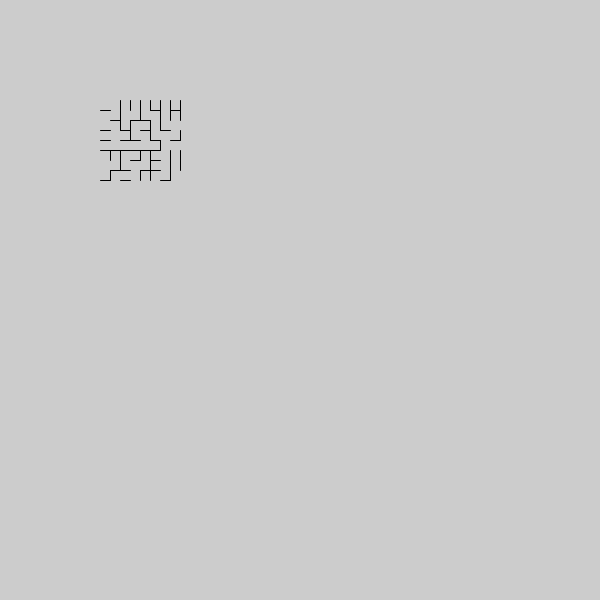
Frame 1 (no input)
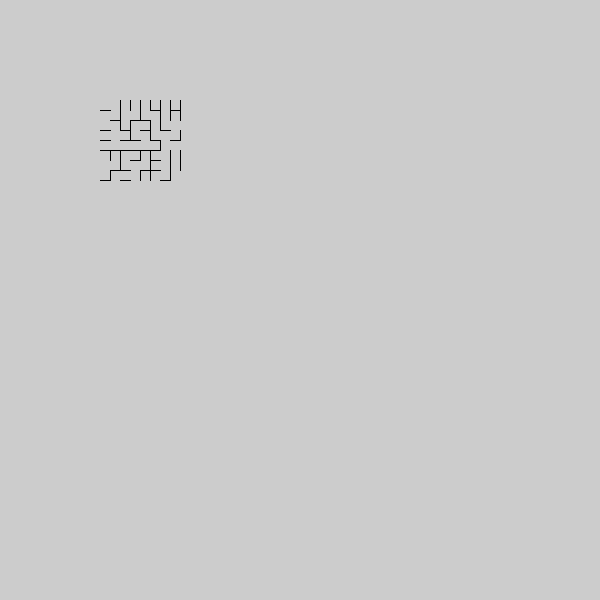
Frame 60 (the mouse pressed at the canvas centre just before this capture)
Frame 120 (the mouse held since frame 60 and released just before this capture): identical to frame 60, image omitted

The Processing sketch that drew these frames (run headless with seeded random() and noise(); from frame 60 on, the mouse is pressed at the canvas centre):

// Processing sketch: InfiniteMaze3
// ── InfiniteMaze3.pde
import java.util.Random;
import java.util.Collections;
final long seed = 112l;
Random rand = new Random(seed);
final int BIG_MAZE = 16;
final int SMALL_MAZE = 8;
final int CELL_SIZE = 10;
final int OFFSET = (BIG_MAZE - SMALL_MAZE)/2;
int[][] cells = new int[BIG_MAZE][BIG_MAZE];
//int[][] cells2 = new int[BIG_MAZE][BIG_MAZE];
boolean[][] hwalls = new boolean[BIG_MAZE][BIG_MAZE];
boolean[][] hwalls2 = new boolean[BIG_MAZE][BIG_MAZE];
boolean[][] vwalls = new boolean[BIG_MAZE][BIG_MAZE];
boolean[][] vwalls2 = new boolean[BIG_MAZE][BIG_MAZE];

//True is no wall present
//False is wall present
ArrayList<Integer> walls = new ArrayList<Integer>(BIG_MAZE*(BIG_MAZE-1)*2);
//even numbers are horizontal walls, odd numbers are vertical
//divide by two and then use the number to find the cells 
//and wall in the array
//every cell has the same indexes as the wall to the right and the wall below
enum Direction {
  DOWN(0, 1), UP(0, -1), LEFT(-1, 0), RIGHT(1, 0);
  final int x;
  final int y;
  private Direction(int x_, int y_) {
    x = x_;
    y = y_;
  }
}

void setup() {
  frameRate(10);
  for (int x = 0; x < BIG_MAZE; x++) {
    for (int y = 0; y < BIG_MAZE; y++) {
      cells[x][y] = x+y*BIG_MAZE;
    }
  }
  for (int x = 0; x < BIG_MAZE; x++) {
    for (int y = 0; y < BIG_MAZE; y++) {
      hwalls[x][y] = false;
      if (y < BIG_MAZE-1) {
        walls.add((y*BIG_MAZE+x) * 2);
      }
      vwalls[x][y] = false;
      if (x < BIG_MAZE-1) {
        walls.add((y*BIG_MAZE+x) * 2+1 );
      }
    }
  }
  //print(walls.size());
  Collections.shuffle(walls, rand);
  for (int i = 0; i < walls.size(); i++) {
    int x = getX(walls.get(i));
    int y = getY(walls.get(i));
    if ((walls.get(i) & 1) == 0) {
      if (!sameSet(x, y, x, y+1)) {
        hwalls[getX(walls.get(i))][getY(walls.get(i))] = true;
        join(x, y, x, y+1);
      }
    } else {
      if (!sameSet(x, y, x+1, y)) {
        vwalls[getX(walls.get(i))][getY(walls.get(i))] = true;
        join(x, y, x+1, y);
      }
    }
  }
  walls.clear();
  for (int x = 0; x < BIG_MAZE; x++) {
    for (int y = 0; y < OFFSET; y++) {
      walls.add((x+y*BIG_MAZE)*2);
      if (x < BIG_MAZE-1) {
        walls.add((x+y*BIG_MAZE)*2+1);
      }
    }
  }
  for (int x = 0; x < BIG_MAZE; x++) {
    for (int y = OFFSET+SMALL_MAZE; y < BIG_MAZE; y++) {
      if (y < BIG_MAZE-1) {
        walls.add((x+y*BIG_MAZE)*2);
      }
      if (x < BIG_MAZE-1) {
        walls.add((x+y*BIG_MAZE)*2+1);
      }
    }
  }
  for (int x = 0; x < OFFSET; x++) {
    for (int y = OFFSET; y < OFFSET+SMALL_MAZE; y++) {
      walls.add((x+y*BIG_MAZE)*2);
      walls.add((x+y*BIG_MAZE)*2+1);
    }
  }
  for (int x = OFFSET+SMALL_MAZE; x < BIG_MAZE; x++) {
    for (int y = OFFSET; y < OFFSET+SMALL_MAZE; y++) {
      walls.add((x+y*BIG_MAZE)*2);
      if (x < BIG_MAZE-1) {
        walls.add((x+y*BIG_MAZE)*2+1);
      }
    }
  }
  print(OFFSET);
  size(600, 600);
  noFill();
}
int xoff = 100;
int yoff = 100;
void draw() {

  //background(255);
  //move(Direction.DOWN);
  display();
}
void keyPressed() {
  if (key == CODED) {
    if (keyCode == RIGHT) {
      move(Direction.LEFT);
      xoff+=CELL_SIZE;
    }
    if (keyCode == LEFT) {
      move(Direction.RIGHT);
      xoff-=CELL_SIZE;
    }
    if (keyCode == UP) {
      move(Direction.DOWN);
      yoff-=CELL_SIZE;
    }
    if (keyCode == DOWN) {
      move(Direction.UP);
      yoff+=CELL_SIZE;
    }
  }
}
void displaybig() {
  translate(xoff, yoff);
  noStroke();
  fill(200, 200, 255);
  square(OFFSET*CELL_SIZE, OFFSET*CELL_SIZE, SMALL_MAZE*CELL_SIZE);
  stroke(0);
  noFill();
  for (int x = 0; x < BIG_MAZE; x++) {
    for (int y = 0; y < BIG_MAZE-1; y++) {
      if (!hwalls[x][y]) {
        line(x*CELL_SIZE, y*CELL_SIZE+CELL_SIZE, x * CELL_SIZE+CELL_SIZE, y*CELL_SIZE+CELL_SIZE);
      }
    }
  }
  for (int x = 0; x < BIG_MAZE-1; x++) {
    for (int y = 0; y < BIG_MAZE; y++) {
      if (!vwalls[x][y]) {
        line(x*CELL_SIZE+CELL_SIZE, y*CELL_SIZE, x * CELL_SIZE+CELL_SIZE, y*CELL_SIZE+CELL_SIZE);
      }
    }
  }
}
void display() {
  translate(xoff, yoff);
  for (int x = 0; x < SMALL_MAZE; x++) {
    for (int y = 0; y < SMALL_MAZE; y++) {
      if (!hwalls[x+OFFSET][y+OFFSET]) {
        line(x*CELL_SIZE, y*CELL_SIZE+CELL_SIZE, x * CELL_SIZE+CELL_SIZE, y*CELL_SIZE+CELL_SIZE);
      }
      if (!vwalls[x+OFFSET][y+OFFSET]) {
        line(x*CELL_SIZE+CELL_SIZE, y*CELL_SIZE, x * CELL_SIZE+CELL_SIZE, y*CELL_SIZE+CELL_SIZE);
      }
    }
  }
}
int getX(int a) {
  return (a >> 1)%BIG_MAZE;
}
int getY(int a) {
  return (a >> 1)/BIG_MAZE;
}
int getRoot(int x, int y) {
  if (cells[x][y] == x+y*BIG_MAZE) {
    return cells[x][y];
  } else {
    int result = getRoot(cells[x][y]%BIG_MAZE, cells[x][y]/BIG_MAZE);
    cells[x][y] = result;
    return result;
  }
}
void join(int x1, int y1, int x2, int y2) {
  int r1 = getRoot(x1, y1);
  cells[r1%BIG_MAZE][r1/BIG_MAZE] = x2 + y2*BIG_MAZE;
}
boolean sameSet(int x1, int y1, int x2, int y2) {
  return getRoot(x1, y1) == getRoot(x2, y2);
}
void move(Direction d) {

  for (int x = OFFSET; x < SMALL_MAZE+OFFSET; x++) {
    for (int y = OFFSET; y < SMALL_MAZE+OFFSET; y++) {
      hwalls2[x][y] = hwalls[(x-d.x)][(y-d.y)]; 
      vwalls2[x][y] = vwalls[(x-d.x)][(y-d.y)];
    }
  }
  Collections.shuffle(walls, rand);
  for (int x = 0; x < BIG_MAZE; x++) {
    for (int y = 0; y < BIG_MAZE; y++) {
      cells[x][y] = x+y*BIG_MAZE;
      hwalls[x][y] = false;
      vwalls[x][y] = false;
    }
  }
  for (int x = OFFSET; x < SMALL_MAZE+OFFSET; x++) {
    for (int y = OFFSET; y < SMALL_MAZE+OFFSET; y++) {
      if (hwalls2[x][y]&&!sameSet(x, y, x, y+1)) {
        join(x, y, x, y+1);
      }
      if (vwalls2[x][y]&&!sameSet(x, y, x+1, y)) {
        join(x, y, x+1, y);
      }
    }
  }
  for (int i = 0; i < walls.size(); i++) {
    int x = getX(walls.get(i));
    int y = getY(walls.get(i));
    if ((walls.get(i) & 1) == 0) {
      if (!sameSet(x, y, x, y+1)) {
        hwalls2[getX(walls.get(i))][getY(walls.get(i))] = true;
        join(x, y, x, y+1);
      }
    } else if (!sameSet(x, y, x+1, y)) {
      vwalls2[getX(walls.get(i))][getY(walls.get(i))] = true;
      join(x, y, x+1, y);
    }
  }
  boolean[][] temp;
  temp = hwalls;
  hwalls = hwalls2;
  hwalls2 = temp;
  temp = vwalls;
  vwalls = vwalls2;
  vwalls2 = temp;
}
//void reset() {
//  for (int x = 0; x < BIG_MAZE; x++) {
//    for (int y = 0; y < BIG_MAZE; y++) {
//      cells[x][y] = x+y*BIG_MAZE;
//      hwalls[x][y] = false;
//      vwalls[x][y] = false;
//    }
//  }
//}
